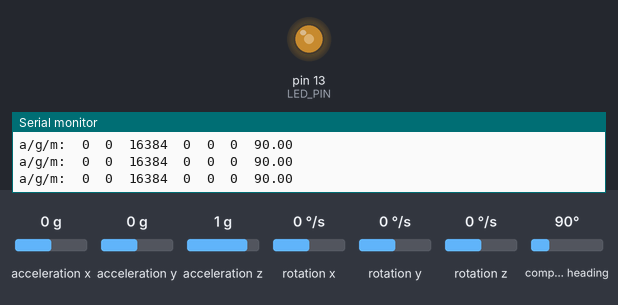
Simulated run of this sketch. Board: Arduino Uno, built with avr-gcc and run on an emulated ATmega328P. On the bench: output pins drawn as LEDs (lit = HIGH), the last lines printed to the serial monitor. The inputs (shaded band) are chosen by the test bench; at power-on: acceleration x 0 g, acceleration y 0 g, acceleration z 1 g, rotation x 0 °/s, rotation y 0 °/s, rotation z 0 °/s, compass heading 90°.

Above: at 0.29 s.
1.3 s: acceleration x set to -1.4 g
4.3 s: acceleration y set to 0.8 g
7.3 s: acceleration z set to -1.4 g
10.3 s: rotation x set to -192 °/s
13.3 s: rotation y set to -192 °/s
16.3 s: rotation z set to -192 °/s
At 16.85 s:
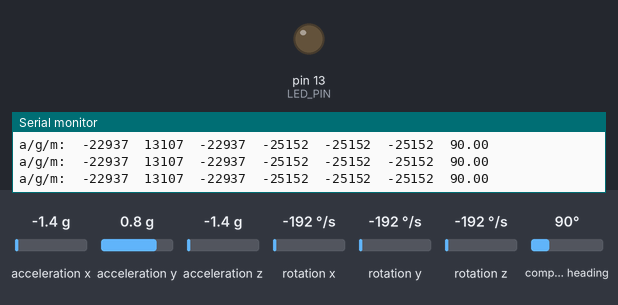
At 17.75 s:
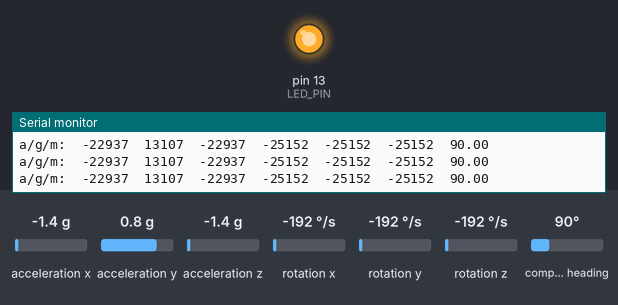
Timing chart, 0 to 20.3 s (numbered marks = the images above; inputs shaded):
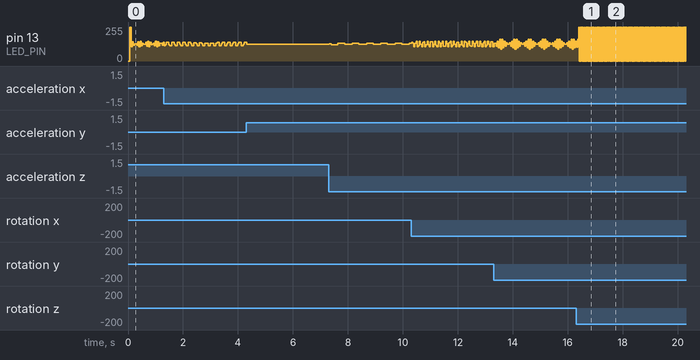

The sketch:

IMU_9DoF_Fusion.ino
```cpp
// I2C device class (I2Cdev) demonstration Arduino sketch for MPU6050 class
// 10/7/2011 by Jeff Rowberg <jeff@rowberg.net>
// Updates should (hopefully) always be available at https://github.com/jrowberg/i2cdevlib
//
// Changelog:
//     2013-06-17 - Created IMU 9DoF sketch by combining MPU-6050/6150 and HMC5883L sketches into a single sketch
//     2013-05-04 - Added Heading Calculation in degrees
//     2011-10-07 - initial release

/* ============================================
I2Cdev device library code is placed under the MIT license
Copyright (c) 2011 Jeff Rowberg

Permission is hereby granted, free of charge, to any person obtaining a copy
of this software and associated documentation files (the "Software"), to deal
in the Software without restriction, including without limitation the rights
to use, copy, modify, merge, publish, distribute, sublicense, and/or sell
copies of the Software, and to permit persons to whom the Software is
furnished to do so, subject to the following conditions:

The above copyright notice and this permission notice shall be included in
all copies or substantial portions of the Software.

THE SOFTWARE IS PROVIDED "AS IS", WITHOUT WARRANTY OF ANY KIND, EXPRESS OR
IMPLIED, INCLUDING BUT NOT LIMITED TO THE WARRANTIES OF MERCHANTABILITY,
FITNESS FOR A PARTICULAR PURPOSE AND NONINFRINGEMENT. IN NO EVENT SHALL THE
AUTHORS OR COPYRIGHT HOLDERS BE LIABLE FOR ANY CLAIM, DAMAGES OR OTHER
LIABILITY, WHETHER IN AN ACTION OF CONTRACT, TORT OR OTHERWISE, ARISING FROM,
OUT OF OR IN CONNECTION WITH THE SOFTWARE OR THE USE OR OTHER DEALINGS IN
THE SOFTWARE.
===============================================
*/

// Arduino Wire library is required if I2Cdev I2CDEV_ARDUINO_WIRE implementation
// is used in I2Cdev.h
#include "Wire.h"

// I2Cdev, MPU6050 and HMC5883L must be installed as libraries, or else the .cpp/.h files
// for both classes must be in the include path of your project
#include "I2Cdev.h"
#include "MPU6050.h"
#include "HMC5883L.h"

// class default I2C address is 0x68
// specific I2C addresses may be passed as a parameter here
// AD0 low = 0x68 (default for InvenSense evaluation board)
// AD0 high = 0x69
MPU6050 accelgyro;
HMC5883L mag;


int16_t ax, ay, az;    //  Accelerometer raw values from MPU-6150
int16_t gx, gy, gz;    //  Gyroscope raw values from MPU-6150
int16_t mx, my, mz;    //  Magnetometer raw values from HMC5883L


#define LED_PIN 13
bool blinkState = false;

void setup() {
    // join I2C bus (I2Cdev library doesn't do this automatically)
    Wire.begin();

    // initialize serial communication
    // (38400 chosen because it works as well at 8MHz as it does at 16MHz, but
    // it's really up to you depending on your project)
    Serial.begin(38400);

    // initialize device
    Serial.println("Initializing I2C devices...");
    accelgyro.initialize();
    mag.initialize();


    // verify connection
    Serial.println("Testing device connections...");
    Serial.println(accelgyro.testConnection() ? "MPU6150 connection successful" : "MPU6150 connection failed");
    Serial.println(mag.testConnection() ? "HMC5883L connection successful" : "HMC5883L connection failed");

    // configure Arduino LED for
    pinMode(LED_PIN, OUTPUT);
}

void loop() {
    // read raw accel/gyro/mag measurements from device
    accelgyro.getMotion6(&ax, &ay, &az, &gx, &gy, &gz);
    mag.getHeading(&mx, &my, &mz);

    // these methods (and a few others) are also available
    //accelgyro.getAcceleration(&ax, &ay, &az);
    //accelgyro.getRotation(&gx, &gy, &gz);

    // display tab-separated accel/gyro x/y/z values
    Serial.print("a/g/m:\t");
    Serial.print(ax); Serial.print("\t");
    Serial.print(ay); Serial.print("\t");
    Serial.print(az); Serial.print("\t");
    Serial.print(gx); Serial.print("\t");
    Serial.print(gy); Serial.print("\t");
    Serial.print(gz); Serial.print("\t");
    //Serial.print(mx); Serial.print("\t");
    //Serial.print(my); Serial.print("\t");
    //Serial.println(mz);

    // To calculate heading in degrees. 0 degree indicates North
    float heading = atan2(my, mx);
    if(heading < 0)
      heading += 2 * M_PI;
    Serial.println(heading * 180/M_PI);

    // blink LED to indicate activity
    blinkState = !blinkState;
    digitalWrite(LED_PIN, blinkState);
}
```
